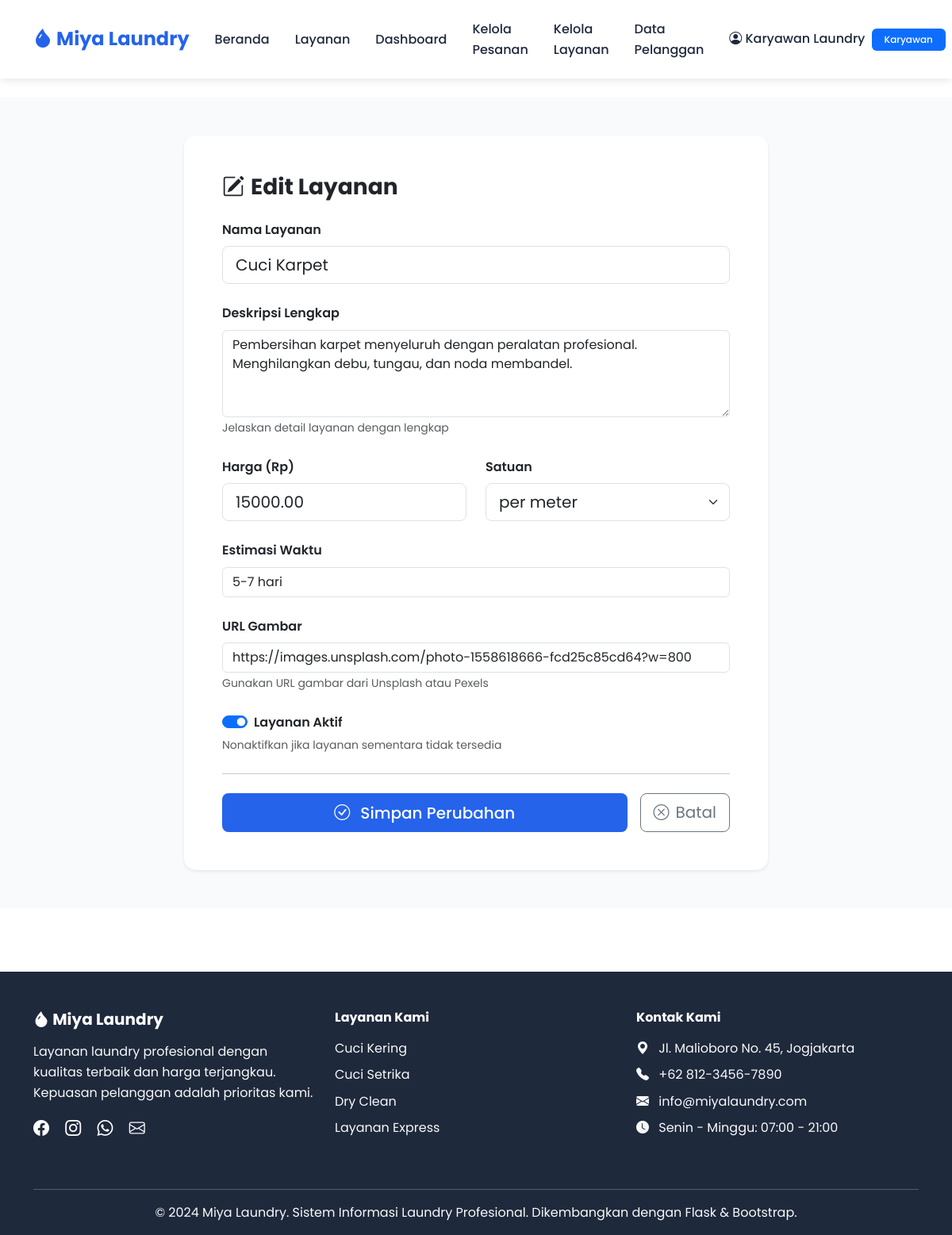
Page /admin/services/edit/6 (signed in) on the committed database.
### app/models/models/user.py (models this page shows, shortened)
class User(UserMixin, database.Model):
    __tablename__ = 'users'
    id = database.Column(database.Integer, primary_key=True)
    username = database.Column(database.String(80), unique=True, nullable=False, index=True)
    email = database.Column(database.String(120), unique=True, nullable=False, index=True)
    password = database.Column(database.String(255), nullable=False)
    full_name = database.Column(database.String(100), nullable=False)
    phone = database.Column(database.String(20))
    address = database.Column(database.Text)
    created_at = database.Column(database.DateTime, default=datetime.utcnow)
    updated_at = database.Column(database.DateTime, default=datetime.utcnow, onupdate=datetime.utcnow)
    role_id = database.Column(database.Integer, database.ForeignKey('roles.id'), nullable=False)
    orders = database.relationship('ServiceOrder', backref='customer', lazy='dynamic')
    def is_karyawan(self):
        return self.role.name == 'Karyawan'

### app/models/models/role.py (models this page shows, shortened)
class Role(database.Model):
    __tablename__ = 'roles'
    id = database.Column(database.Integer, primary_key=True)
    name = database.Column(database.String(50), unique=True, nullable=False)
    description = database.Column(database.String(200))
    created_at = database.Column(database.DateTime, default=datetime.utcnow)
    users = database.relationship('User', backref='role', lazy='dynamic')

### app/models/models/service.py (models this page shows, shortened)
class LaundryService(database.Model):
    __tablename__ = 'laundry_services'
    id = database.Column(database.Integer, primary_key=True)
    name = database.Column(database.String(100), nullable=False)
    description = database.Column(database.Text, nullable=False)
    price = database.Column(database.Numeric(10, 2), nullable=False)
    unit = database.Column(database.String(20), nullable=False)  # per kg, per item, per meter, dll
    duration = database.Column(database.String(50))  # estimasi waktu pengerjaan
    image_url = database.Column(database.String(500))
    is_active = database.Column(database.Boolean, default=True)
    created_at = database.Column(database.DateTime, default=datetime.utcnow)
    updated_at = database.Column(database.DateTime, default=datetime.utcnow, onupdate=datetime.utcnow)
    orders = database.relationship('ServiceOrder', backref='service', lazy='dynamic')

### app/models/routes/admin.py (the view, shortened to what this page needs)
@admin_blueprint.route('/services/edit/<int:service_id>', methods=['GET', 'POST'])
@login_required
@karyawan_required
def edit_service(service_id):
    service = LaundryService.query.get_or_404(service_id)
    return render_template('admin/edit_service.html', service=service)

### app/models/routes/admin.py (called while the page is built)
def karyawan_required(function):
    @wraps(function)
    def decorated_function(*args, **kwargs):
        if not current_user.is_authenticated:
            flash('Silakan login terlebih dahulu.', 'warning')
            return redirect(url_for('auth.login'))
        if not current_user.is_karyawan():
            flash('Anda tidak memiliki akses ke halaman ini. Hanya karyawan yang diizinkan.', 'danger')
            return redirect(url_for('main.index'))
        return function(*args, **kwargs)
    return decorated_function

### app/templates/admin/edit_service.html (shortened to what this page needs)
{% extends 'base.html' %}
{% block content %}
<section class="py-5" style="background: #f8fafc; min-height: 100vh;">
    <div class="container">
        <div class="row justify-content-center">
            <div class="col-md-8">
                <div class="card border-0 shadow-sm">
                    <div class="card-body p-5">
                        <h3 class="fw-bold mb-4">
                            {% if service %}
                            <i class="bi bi-pencil-square me-2"></i>Edit Layanan
                            {% else %}
                            <i class="bi bi-plus-circle me-2"></i>Tambah Layanan Baru
                            {% endif %}
                        </h3>
                        <form method="POST">
                            <div class="mb-4">
                                <label for="name" class="form-label fw-semibold">Nama Layanan</label>
                                <input type="text" class="form-control form-control-lg" id="name" name="name" value="{{ service.name if service else '' }}" required>
                            </div>
                            <div class="mb-4">
                                <label for="description" class="form-label fw-semibold">Deskripsi Lengkap</label>
                                <textarea class="form-control" id="description" name="description" rows="4" required>{{ service.description if service else '' }}</textarea>
                                <small class="text-muted">Jelaskan detail layanan dengan lengkap</small>
                            </div>
                            <div class="row">
                                <div class="col-md-6 mb-4">
                                    <label for="price" class="form-label fw-semibold">Harga (Rp)</label>
                                    <input type="number" class="form-control form-control-lg" id="price" name="price" value="{{ service.price if service else '' }}" step="0.01" min="0" required>
                                </div>
                                <div class="col-md-6 mb-4">
                                    <label for="unit" class="form-label fw-semibold">Satuan</label>
                                    <select class="form-select form-select-lg" id="unit" name="unit" required>
                                        <option value="per meter" {% if service and service.unit == 'per meter' %}selected{% endif %}>per meter</option>
                                    </select>
                                </div>
                            </div>
                            <div class="mb-4">
                                <label for="duration" class="form-label fw-semibold">Estimasi Waktu</label>
                                <input type="text" class="form-control" id="duration" name="duration" value="{{ service.duration if service else '' }}" placeholder="Contoh: 2-3 hari">
                            </div>
                            <div class="mb-4">
                                <label for="image_url" class="form-label fw-semibold">URL Gambar</label>
                                <input type="url" class="form-control" id="image_url" name="image_url" value="{{ service.image_url if service else '' }}" placeholder="https://images.unsplash.com/...">
                                <small class="text-muted">Gunakan URL gambar dari Unsplash atau Pexels</small>
                            </div>
                            {% if service %}
                            <div class="mb-4">
                                <div class="form-check form-switch">
                                    <input class="form-check-input" type="checkbox" id="is_active" name="is_active" {% if service.is_active %}checked{% endif %}>
                                    <label class="form-check-label fw-semibold" for="is_active">
                                        Layanan Aktif
                                    </label>
                                </div>
                                <small class="text-muted">Nonaktifkan jika layanan sementara tidak tersedia</small>
                            </div>
                            {% endif %}
                            <hr class="my-4">
                            <div class="d-flex gap-3">
                                <button type="submit" class="btn btn-primary btn-lg flex-grow-1">
                                    <i class="bi bi-check-circle me-2"></i>
                                    {% if service %}Simpan Perubahan{% else %}Tambah Layanan{% endif %}
                                </button>
                                <a href="{{ url_for('admin.manage_services') }}" class="btn btn-outline-secondary btn-lg">
                                    <i class="bi bi-x-circle me-2"></i>Batal
                                </a>
                            </div>
                        </form>
                    </div>
                </div>
            </div>
        </div>
    </div>
</section>
{% endblock %}

### app/templates/components/navbar.html (shortened to what this page needs)
<nav class="navbar navbar-expand-lg sticky-top">
    <div class="container">
        <a class="navbar-brand" href="{{ url_for('main.index') }}">
            <i class="bi bi-droplet-fill"></i> Miya Laundry
        </a>
        <div class="collapse navbar-collapse" id="navbarNav">
            <ul class="navbar-nav ms-auto align-items-center">
                <li class="nav-item">
                    <a class="nav-link" href="{{ url_for('main.index') }}">Beranda</a>
                </li>
                <li class="nav-item">
                    <a class="nav-link" href="{{ url_for('main.services') }}">Layanan</a>
                </li>
                {% if current_user.is_authenticated %}
                    {% if current_user.is_karyawan() %}
                        <li class="nav-item">
                            <a class="nav-link" href="{{ url_for('admin.dashboard') }}">Dashboard</a>
                        </li>
                        <li class="nav-item">
                            <a class="nav-link" href="{{ url_for('admin.manage_orders') }}">Kelola Pesanan</a>
                        </li>
                        <li class="nav-item">
                            <a class="nav-link" href="{{ url_for('admin.manage_services') }}">Kelola Layanan</a>
                        </li>
                        <li class="nav-item">
                            <a class="nav-link" href="{{ url_for('admin.manage_customers') }}">Data Pelanggan</a>
                        </li>
                    {% else %}
                        <li class="nav-item">
                            <a class="nav-link" href="{{ url_for('main.orders') }}">Pesanan Saya</a>
                        </li>
                    {% endif %}
                    <li class="nav-item dropdown">
                        <a class="nav-link dropdown-toggle" href="#" role="button" data-bs-toggle="dropdown">
                            <i class="bi bi-person-circle"></i> {{ current_user.full_name }}
                            <span class="badge bg-primary ms-1">{{ current_user.role.name }}</span>
                        </a>
                    </li>
                {% endif %}
            </ul>
        </div>
    </div>
</nav>

### app/templates/base.html (style rules this page uses)
:root { --primary-color: #2563eb; --secondary-color: #1e40af; --accent-color: #3b82f6; --text-dark: #1e293b; --text-light: #64748b; --bg-light: #f8fafc; --success-color: #10b981; --danger-color: #ef4444; }
* { margin: 0; padding: 0; box-sizing: border-box; }
body { font-family: 'Poppins', sans-serif; color: var(--text-dark); line-height: 1.6; }
.navbar { background: white; box-shadow: 0 2px 10px rgba(0,0,0,0.1); padding: 1rem 0; }
.navbar-brand { font-weight: 700; font-size: 1.5rem; color: var(--primary-color) !important; }
.nav-link { font-weight: 500; color: var(--text-dark) !important; margin: 0 0.5rem; transition: color 0.3s; }
.btn-primary { background: var(--primary-color); border: none; padding: 0.6rem 1.5rem; font-weight: 500; transition: all 0.3s; }
.card { border: none; border-radius: 15px; box-shadow: 0 4px 15px rgba(0,0,0,0.08); transition: transform 0.3s, box-shadow 0.3s; }
.badge { padding: 0.5rem 1rem; font-weight: 500; }

### rows in the picture
User: full_name "Karyawan Laundry"
Role: role.name "Karyawan"
LaundryService: name "Cuci Karpet", description "Pembersihan karpet menyeluruh dengan peralatan profesional. Menghilangkan debu, tungau, dan noda membandel.", price "15000.00", unit "per meter", duration "5-7 hari", image_url "https://images.unsplash.com/photo-1558618666-fcd25c85cd64?w=800", is_active "☑"
